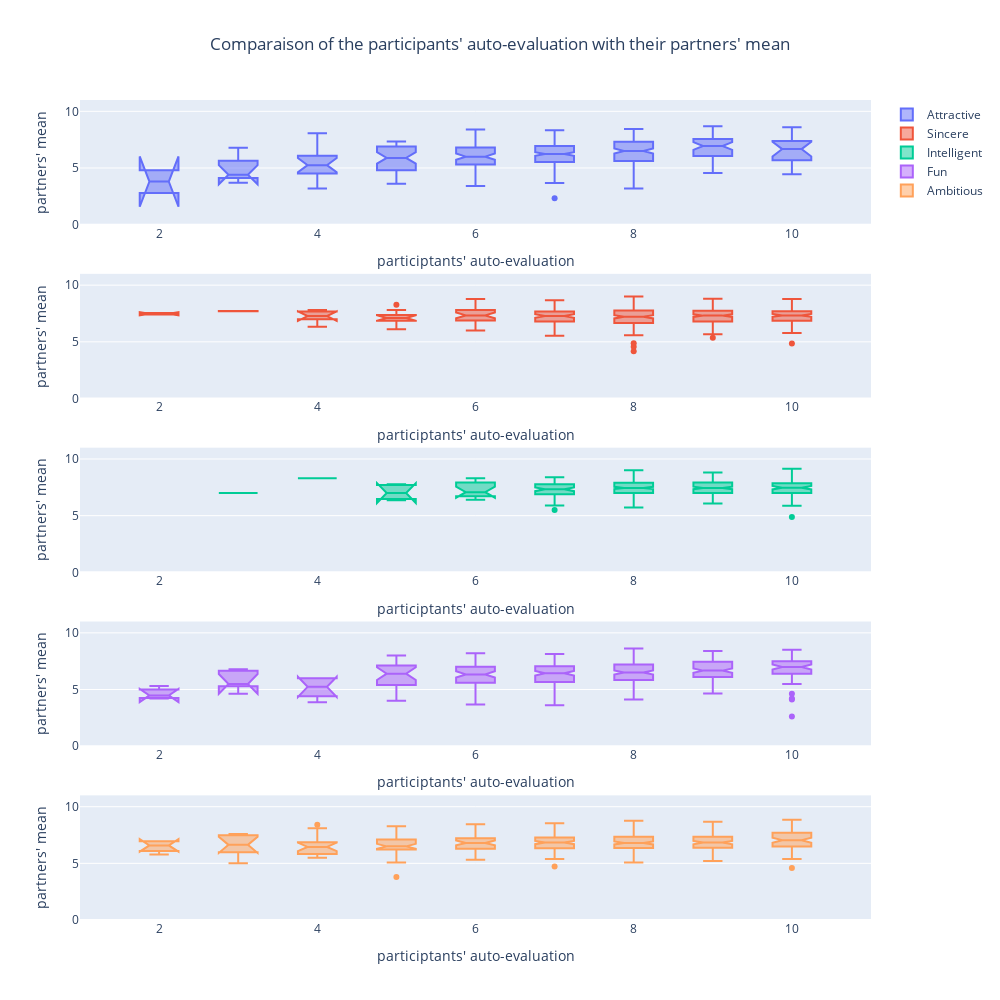

This figure's notebook cell:
### Markdown cell above
Question : Est-ce qu'il y a une corrélation, pour les 5 attributs de l'étude (Attractive, Sincere, Intelligent, Fun, Ambitious) entre l'auto-évaluation que la personne réalise avant les speed datings, et l'évaluation effective de ses partenaires ?

### Code cell
fig = make_subplots(rows = 5, cols = 1)
for i in range(5):
    fig.add_trace(
        go.Box(
            x = df_perception[str(features[i])+"3_1"], 
            y = df_perception[str(features[i])+"_o"],
            notched=True,
            name = names[i]
            ),
            row = i+1,
            col = 1)
fig.update_xaxes(range=[1, 11], title="participtants' auto-evaluation")
fig.update_yaxes(range=[0, 11], title="partners' mean")
fig.update_layout(width=1000, height=1000, title_x=0.5,
                  title_text="Comparaison of the participants' auto-evaluation with their partners' mean")
fig.show()

### Figure 1 — Plotly figure (JSON) as saved in the notebook; plotly's stock layout.template omitted (floating-point values rounded to 4 significant figures; data arrays with more than 128 entries replaced by an {"elided": "..."} marker saying what was removed)
{"data": [{"name": "Attractive", "notched": true, "type": "box", "x": {"elided": "551 int values"}, "xaxis": "x", "y": {"elided": "551 float values"}, "yaxis": "y"}, {"name": "Sincere", "notched": true, "type": "box", "x": {"elided": "551 int values"}, "xaxis": "x2", "y": {"elided": "551 float values"}, "yaxis": "y2"}, {"name": "Intelligent", "notched": true, "type": "box", "x": {"elided": "551 int values"}, "xaxis": "x3", "y": {"elided": "551 float values"}, "yaxis": "y3"}, {"name": "Fun", "notched": true, "type": "box", "x": {"elided": "551 int values"}, "xaxis": "x4", "y": {"elided": "551 float values"}, "yaxis": "y4"}, {"name": "Ambitious", "notched": true, "type": "box", "x": {"elided": "551 int values"}, "xaxis": "x5", "y": {"elided": "551 float values"}, "yaxis": "y5"}], "layout": {"height": 1000, "title": {"text": "Comparaison of the participants' auto-evaluation with their partners' mean", "x": 0.5}, "width": 1000, "xaxis": {"anchor": "y", "domain": [0, 1], "range": [1, 11], "title": {"text": "participtants' auto-evaluation"}}, "xaxis2": {"anchor": "y2", "domain": [0, 1], "range": [1, 11], "title": {"text": "participtants' auto-evaluation"}}, "xaxis3": {"anchor": "y3", "domain": [0, 1], "range": [1, 11], "title": {"text": "participtants' auto-evaluation"}}, "xaxis4": {"anchor": "y4", "domain": [0, 1], "range": [1, 11], "title": {"text": "participtants' auto-evaluation"}}, "xaxis5": {"anchor": "y5", "domain": [0, 1], "range": [1, 11], "title": {"text": "participtants' auto-evaluation"}}, "yaxis": {"anchor": "x", "domain": [0.848, 1], "range": [0, 11], "title": {"text": "partners' mean"}}, "yaxis2": {"anchor": "x2", "domain": [0.636, 0.788], "range": [0, 11], "title": {"text": "partners' mean"}}, "yaxis3": {"anchor": "x3", "domain": [0.424, 0.576], "range": [0, 11], "title": {"text": "partners' mean"}}, "yaxis4": {"anchor": "x4", "domain": [0.212, 0.364], "range": [0, 11], "title": {"text": "partners' mean"}}, "yaxis5": {"anchor": "x5", "domain": [0, 0.152], "range": [0, 11], "title": {"text": "partners' mean"}}}}
